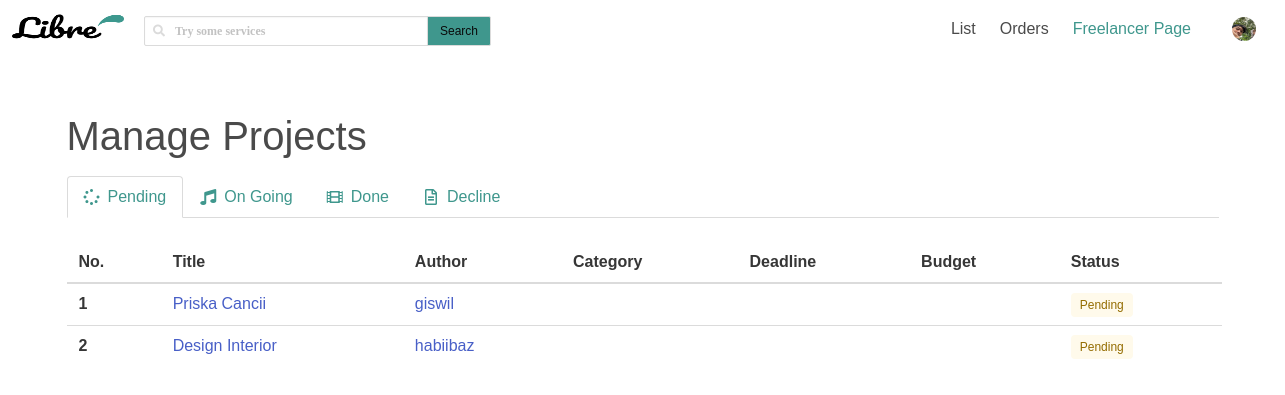
The app's page /projectlist/ (signed in), older data.
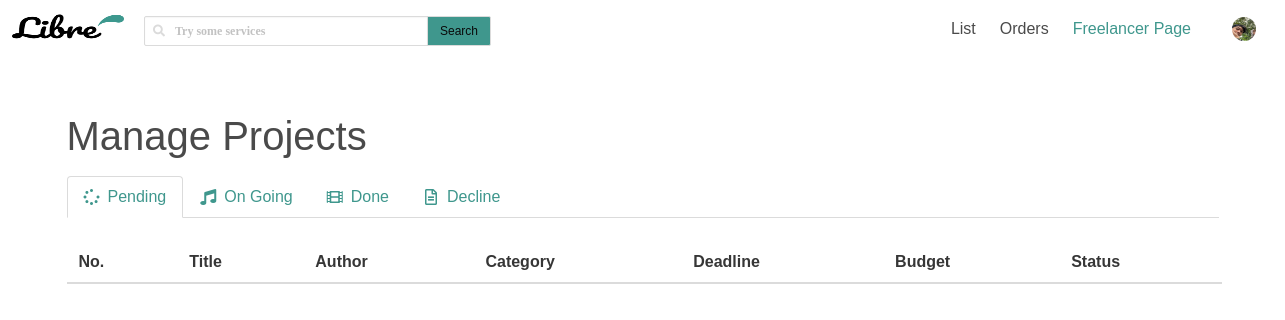
The same page, newer data.
### account/models.py (models this page shows, shortened)
class Account (AbstractBaseUser):
	email					= models.EmailField(verbose_name='email', unique= True)
	username				= models.CharField(max_length=30, unique=True)
	date_joined				= models.DateTimeField(verbose_name='date joined', auto_now_add=True)
	last_login				= models.DateTimeField(verbose_name='last login', auto_now=True)
	is_admin				= models.BooleanField(default=False)
	is_active				= models.BooleanField(default=True)
	is_staff				= models.BooleanField(default=False)
	is_superuser			= models.BooleanField(default=False)
	image					= models.ImageField(upload_to=upload_location, null=True, blank=True)
	first_name				= models.CharField(max_length=50)
	last_name				= models.CharField(max_length=50)
	slug 					= models.SlugField()
	USERNAME_FIELD = 'email'
	REQUIRED_FIELDS = ['username']
	objects = MyAccountManager()

class ProjectList(models.Model):
	status					= models.CharField(max_length=20, default='pending')
	project					= models.ForeignKey(settings.AUTH_BLOG_MODEL, on_delete=models.CASCADE)
	user 					= models.ForeignKey(settings.AUTH_USER_MODEL, on_delete=models.CASCADE, null=True)
	timestamp	 			= models.DateTimeField(auto_now_add=True, verbose_name="timestamp")

### blog/models.py (models this page shows, shortened)
class BlogPost(models.Model):
	title 					= models.CharField(max_length=50, null=False, blank=False)
	body 					= models.TextField(max_length=2000, null=False, blank=False)
	image		 			= models.ImageField(upload_to=upload_location, null=True, blank=True)
	date_published 			= models.DateTimeField(auto_now_add=True, verbose_name="date published")
	date_updated 			= models.DateTimeField(auto_now=True, verbose_name="date updated")
	author 					= models.ForeignKey(settings.AUTH_USER_MODEL, on_delete=models.CASCADE)
	category 				= models.ForeignKey(Category, on_delete=models.CASCADE, null=False)
	subcategory 			= models.ForeignKey(SubCategory, on_delete=models.CASCADE, null=False)
	deadline 				= models.PositiveIntegerField(blank=False, null=False)
	budget 					= models.BigIntegerField(blank=False, null=False)
	slug 					= models.SlugField()

### account/views.py (the view)
# urls.py: path('projectlist/', project_view, name='projectlist'),
@login_required
def project_view(request):
	context={}
	user = request.user
	project_pending = ProjectList.objects.filter(user=request.user, status='pending').all()
	project_ongoing = ProjectList.objects.filter(user=request.user, status='ongoing').all()
	project_done = ProjectList.objects.filter(user=request.user, status='done').all()
	project_declined = ProjectList.objects.filter(user=request.user, status='cancelled').all()
	account = Account.objects.filter(email=request.user.email).first()
	context['project_pending'] = project_pending
	context['project_ongoing'] = project_ongoing
	context['project_done'] = project_done
	context['project_declined'] = project_declined
	context['account'] = account
	return render(request, 'account/listproject.html', context)

### account/templates/account/listproject.html (shortened to what this page needs)
{% load static %}
<!DOCTYPE html>
<html>
    <head>
        <link rel="stylesheet" href="https://cdn.jsdelivr.net/npm/bulma@0.9.2/css/bulma.min.css">
        <link rel="stylesheet" href="https://pro.fontawesome.com/releases/v5.10.0/css/all.css"/>
        <link rel="stylesheet" type="text/css" href="{% static 'css/main.css' %}">
    </head>
    <body>
        {% if request.user.is_authenticated %}
        <nav class="navbar" role="navigation" aria-label="main navigation">
          <div class="navbar-brand mb-1">
            <a class="navbar-item" href="{% url 'buyerpage' %}">
              <img src="{% static 'images/librelogo.png' %}" width="112" height="28">
            </a>
          </div>
          <div id="navbarBasicExample" class="navbar-menu">
            <div class="field has-addons mt-4 ml-2">
              <div class="control has-icons-left" >
                <input class="input is-small fas fa-search" type="text" placeholder="Try some services">
                <span class="icon is-small is-left">
                </span>
              </div>
              <div class="control">
                <a class="button is-small has-text-black" style="background-color: #3F978D">
                  Search
                </a>
              </div>
            </div>
            <div class="navbar-end">
              <div class="navbar-start">
                <a href="{% url 'projectlist' %}" class="navbar-item" id="prjlist">
                  List
                </a>
                <a class="navbar-item">
                  Orders
                </a>
                <a class="navbar-item" style="color: #3F978D">
                  Freelancer Page
                </a>
              </div>
              <div class="navbar-item">
                <div class="dropdown is-right">
                  <div class="dropdown-trigger">
                    <button class="button is-dark is-inverted" aria-haspopup="true" aria-controls="dropdown-menu">
                      <span>
                        <figure class="image is-square is-24x24">
                          <img class="is-rounded" src="{{account.image.url}}">
                        </figure>
                      </span>
                    </button>
                  </div>
                </div>
              </div>
            </div>
          </div>
        </nav>
        <section class="section is-hidden-mobile">
          <div class="container">
          <h1 style="text-align: left; position: relative; margin: 0px; font-size: 40px; margin-bottom: 10px;">Manage Projects</h1>
          <div class="tabs is-boxed">
            <ul>
              <li class="is-active" data-target="prj-pending">
                <a style="color: #3F978D">
                  <span class="icon is-small"><i class="fas fa-spinner" aria-hidden="true"></i></span>
                  <span>Pending</span>
                </a>
              </li>
              <li data-target="prj-ongoing">
                <a style="color: #3F978D">
                  <span class="icon is-small"><i class="fas fa-music" aria-hidden="true"></i></span>
                  <span>On Going</span>
                </a>
              </li>
              <li data-target="prj-done">
                <a style="color: #3F978D">
                  <span class="icon is-small"><i class="fas fa-film" aria-hidden="true"></i></span>
                  <span>Done</span>
                </a>
              </li>
              <li data-target="prj-declined">
                <a style="color: #3F978D">
                  <span class="icon is-small"><i class="far fa-file-alt" aria-hidden="true"></i></span>
                  <span>Decline</span>
                </a>
              </li>
            </ul>
          </div>
          <div id="tab-content">
            <table style="width: 1155px;" class="table" id="prj-pending">
              <thead>
                <tr>
                  <th>No.</th>
                  <th>Title</th>
                  <th>Author</th>
                  <th>Category</th>
                  <th>Deadline</th>
                  <th>Budget</th>
                  <th>Status</th>
                </tr>
              </thead>
              <tbody>
                {% for prj in project_pending %}
                <tr>
                  <th>{{ forloop.counter }}</th>
                  <td>
                    <a href="{% url 'blog:detail' prj.project.slug %}">
                      {{ prj.project.title }}
                    </a>
                  </td>
                  <td>
                    <a href="{% url 'profile' prj.project.author.slug %}">
                      {{ prj.project.author.username }}
                    </a>
                  </td>
                  <td></td>
                  <td></td>
                  <td></td>
                  <td>
                    <span class="tag is-warning is-light">Pending</span>
                  </td>
                </tr>
                {% endfor %}
              </tbody>
            </table>
          </div>
          </div>
        </section>
    {% endif %}
    </body>
</html>

### static/css/main.css (style rules this page uses)
html { height: 100%; margin: auto; }
* { font-family: 'Titillium Web', sans-serif; }
li { list-style-type: none; }
h1 { margin: auto; text-align: center; font-size: 60px; max-width: 1000px; position:relative; }
figure { margin: auto; text-align: center; max-width: 1000px; position:relative; }

Row changes from the older to the newer data that the page shows:
removed ProjectList: project "Priska Cancii", project.author.username "giswil"
removed ProjectList: project "Design Interior", project.author.username "habiibaz"
